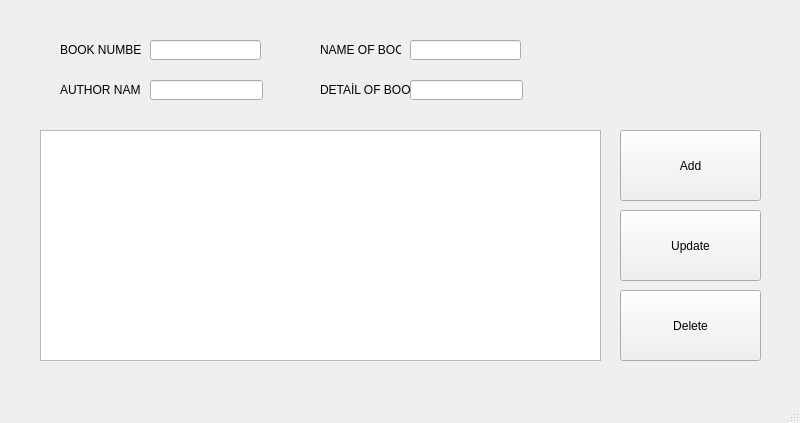
<?xml version="1.0" encoding="UTF-8"?>
<ui version="4.0">
 <class>MainWindow</class>
 <widget class="QMainWindow" name="MainWindow">
  <property name="geometry">
   <rect>
    <x>0</x>
    <y>0</y>
    <width>800</width>
    <height>423</height>
   </rect>
  </property>
  <property name="windowTitle">
   <string>MainWindow</string>
  </property>
  <widget class="QWidget" name="centralwidget">
   <widget class="QPushButton" name="update_btn">
    <property name="geometry">
     <rect>
      <x>620</x>
      <y>210</y>
      <width>141</width>
      <height>71</height>
     </rect>
    </property>
    <property name="text">
     <string>Update</string>
    </property>
   </widget>
   <widget class="QLineEdit" name="nameofbook_text">
    <property name="geometry">
     <rect>
      <x>410</x>
      <y>40</y>
      <width>111</width>
      <height>20</height>
     </rect>
    </property>
   </widget>
   <widget class="QTableWidget" name="table_tbl">
    <property name="geometry">
     <rect>
      <x>40</x>
      <y>130</y>
      <width>561</width>
      <height>231</height>
     </rect>
    </property>
   </widget>
   <widget class="QLabel" name="text_lbl2">
    <property name="geometry">
     <rect>
      <x>60</x>
      <y>80</y>
      <width>81</width>
      <height>20</height>
     </rect>
    </property>
    <property name="text">
     <string>AUTHOR NAME</string>
    </property>
   </widget>
   <widget class="QLabel" name="text_lbl5">
    <property name="geometry">
     <rect>
      <x>320</x>
      <y>80</y>
      <width>91</width>
      <height>20</height>
     </rect>
    </property>
    <property name="text">
     <string>DETAİL OF BOOK</string>
    </property>
   </widget>
   <widget class="QPushButton" name="add_btn">
    <property name="geometry">
     <rect>
      <x>620</x>
      <y>130</y>
      <width>141</width>
      <height>71</height>
     </rect>
    </property>
    <property name="text">
     <string>Add</string>
    </property>
   </widget>
   <widget class="QLabel" name="text_lbl3">
    <property name="geometry">
     <rect>
      <x>320</x>
      <y>40</y>
      <width>81</width>
      <height>20</height>
     </rect>
    </property>
    <property name="text">
     <string>NAME OF BOOK</string>
    </property>
   </widget>
   <widget class="QLineEdit" name="auyhorname_text">
    <property name="geometry">
     <rect>
      <x>150</x>
      <y>80</y>
      <width>113</width>
      <height>20</height>
     </rect>
    </property>
   </widget>
   <widget class="QLineEdit" name="detailofbook_text">
    <property name="geometry">
     <rect>
      <x>410</x>
      <y>80</y>
      <width>113</width>
      <height>20</height>
     </rect>
    </property>
   </widget>
   <widget class="QLabel" name="text_lbl1">
    <property name="geometry">
     <rect>
      <x>60</x>
      <y>40</y>
      <width>81</width>
      <height>20</height>
     </rect>
    </property>
    <property name="text">
     <string>BOOK NUMBER</string>
    </property>
   </widget>
   <widget class="QPushButton" name="delete_btn">
    <property name="geometry">
     <rect>
      <x>620</x>
      <y>290</y>
      <width>141</width>
      <height>71</height>
     </rect>
    </property>
    <property name="text">
     <string>Delete</string>
    </property>
   </widget>
   <widget class="QLineEdit" name="id_text">
    <property name="geometry">
     <rect>
      <x>150</x>
      <y>40</y>
      <width>111</width>
      <height>20</height>
     </rect>
    </property>
   </widget>
  </widget>
  <widget class="QMenuBar" name="menubar">
   <property name="geometry">
    <rect>
     <x>0</x>
     <y>0</y>
     <width>800</width>
     <height>21</height>
    </rect>
   </property>
  </widget>
  <widget class="QStatusBar" name="statusbar"/>
 </widget>
 <resources/>
 <connections/>
</ui>
